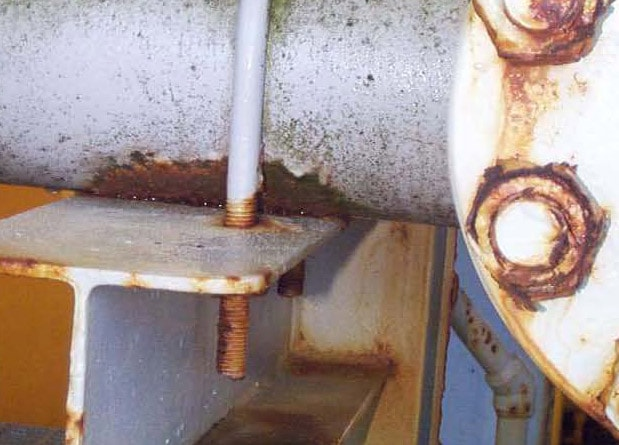
#> input picture dataset/train/img (1).jpg, 619 x 445 px; its folder holds only this picture in this run
$ python test_annotation.py
#> lines starting #> are read from the running program, lines starting #| are printed output that depends on the picture; after the words box and inside, x2 and y2 are one past the last pixel; in counts of white or black regions, pixels touching at a corner belong together
"""
    This file tests if the annotation is correct or not
"""
import json
import cv2
import os
import numpy as np

dir = os.path.join("dataset", "train")

f = open(os.path.join(dir, "via_region_data.json"), "r")
#> (reads dataset/via_region_data.json from the repository)
attr = json.loads(f.read())
f.close()


files = os.listdir(dir)

for file in files:
    path = os.path.join(dir, file)

    img = cv2.imread(path)
#> img is the input picture: shape (445, 619, 3); mean B, G, R 144.2, 147.2, 162.1
    size = os.path.getsize(path)

    key = file + str(size)

    regions = attr[key]["regions"]

    for region in regions:
        pts = [[x, y] for x,y in zip(regions[region]["shape_attributes"]["all_points_x"],
            regions[region]["shape_attributes"]["all_points_y"])]

        pts = np.array(pts, np.int32)
        pts = pts.reshape((-1,1,2))
        cv2.polylines(img,[pts],True,(0,255,255))
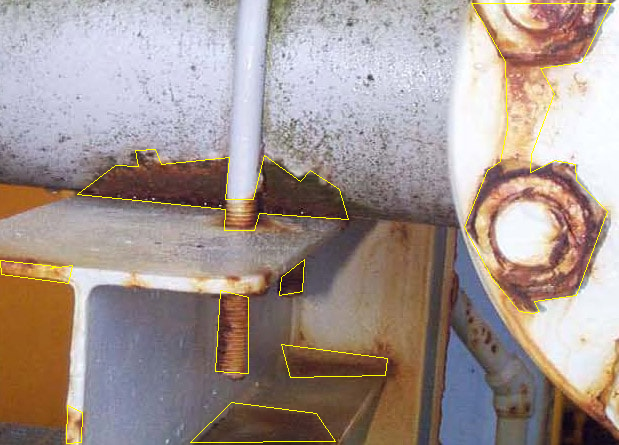
#> img: shape (445, 619, 3); 1% of pixels changed, all inside (x1, y1, x2, y2) = (0, 3, 612, 444)

    cv2.imshow("image", img)
    cv2.waitKey(0) # waits until a key is pressed
    cv2.destroyAllWindows()
